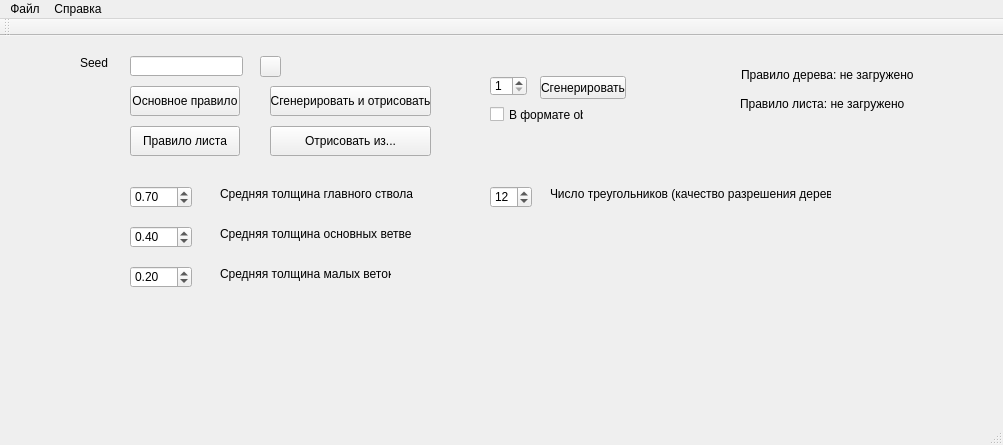
<?xml version="1.0" encoding="UTF-8"?>
<ui version="4.0">
 <class>MainWindow</class>
 <widget class="QMainWindow" name="MainWindow">
  <property name="geometry">
   <rect>
    <x>0</x>
    <y>0</y>
    <width>1003</width>
    <height>445</height>
   </rect>
  </property>
  <property name="sizePolicy">
   <sizepolicy hsizetype="Preferred" vsizetype="Preferred">
    <horstretch>0</horstretch>
    <verstretch>0</verstretch>
   </sizepolicy>
  </property>
  <property name="minimumSize">
   <size>
    <width>1000</width>
    <height>310</height>
   </size>
  </property>
  <property name="windowTitle">
   <string>MainWindow</string>
  </property>
  <widget class="QWidget" name="centralWidget">
   <widget class="QPushButton" name="pushButton_mainRule">
    <property name="geometry">
     <rect>
      <x>130</x>
      <y>50</y>
      <width>110</width>
      <height>30</height>
     </rect>
    </property>
    <property name="text">
     <string>Основное правило</string>
    </property>
   </widget>
   <widget class="QPushButton" name="pushButton_draw">
    <property name="geometry">
     <rect>
      <x>270</x>
      <y>50</y>
      <width>161</width>
      <height>30</height>
     </rect>
    </property>
    <property name="text">
     <string>Сгенерировать и отрисовать</string>
    </property>
   </widget>
   <widget class="QPushButton" name="pushButton_leafRule">
    <property name="geometry">
     <rect>
      <x>130</x>
      <y>90</y>
      <width>110</width>
      <height>30</height>
     </rect>
    </property>
    <property name="text">
     <string>Правило листа</string>
    </property>
   </widget>
   <widget class="QPushButton" name="pushButton_draw_2">
    <property name="geometry">
     <rect>
      <x>270</x>
      <y>90</y>
      <width>161</width>
      <height>30</height>
     </rect>
    </property>
    <property name="text">
     <string>Отрисовать из...</string>
    </property>
   </widget>
   <widget class="QLineEdit" name="lineEdit_seed">
    <property name="geometry">
     <rect>
      <x>130</x>
      <y>20</y>
      <width>113</width>
      <height>20</height>
     </rect>
    </property>
    <property name="inputMethodHints">
     <set>Qt::ImhDigitsOnly</set>
    </property>
   </widget>
   <widget class="QLabel" name="label_seed">
    <property name="geometry">
     <rect>
      <x>80</x>
      <y>20</y>
      <width>47</width>
      <height>13</height>
     </rect>
    </property>
    <property name="text">
     <string>Seed</string>
    </property>
   </widget>
   <widget class="QPushButton" name="pushButton_seed">
    <property name="geometry">
     <rect>
      <x>260</x>
      <y>20</y>
      <width>21</width>
      <height>21</height>
     </rect>
    </property>
    <property name="text">
     <string/>
    </property>
   </widget>
   <widget class="QLabel" name="label_ruleTree">
    <property name="geometry">
     <rect>
      <x>741</x>
      <y>31</y>
      <width>251</width>
      <height>16</height>
     </rect>
    </property>
    <property name="text">
     <string>Правило дерева: не загружено</string>
    </property>
   </widget>
   <widget class="QLabel" name="label_ruleLeaf">
    <property name="geometry">
     <rect>
      <x>740</x>
      <y>60</y>
      <width>251</width>
      <height>16</height>
     </rect>
    </property>
    <property name="text">
     <string>Правило листа: не загружено</string>
    </property>
   </widget>
   <widget class="QLabel" name="label_isWork">
    <property name="geometry">
     <rect>
      <x>740</x>
      <y>90</y>
      <width>450</width>
      <height>16</height>
     </rect>
    </property>
    <property name="text">
     <string/>
    </property>
   </widget>
   <widget class="QDoubleSpinBox" name="doubleSpinBox_thicknessT">
    <property name="geometry">
     <rect>
      <x>130</x>
      <y>150</y>
      <width>62</width>
      <height>22</height>
     </rect>
    </property>
    <property name="maximum">
     <double>10.000000000000000</double>
    </property>
    <property name="singleStep">
     <double>0.100000000000000</double>
    </property>
    <property name="value">
     <double>0.700000000000000</double>
    </property>
   </widget>
   <widget class="QDoubleSpinBox" name="doubleSpinBox_thicknessB">
    <property name="geometry">
     <rect>
      <x>130</x>
      <y>190</y>
      <width>62</width>
      <height>22</height>
     </rect>
    </property>
    <property name="maximum">
     <double>10.000000000000000</double>
    </property>
    <property name="singleStep">
     <double>0.100000000000000</double>
    </property>
    <property name="value">
     <double>0.400000000000000</double>
    </property>
   </widget>
   <widget class="QDoubleSpinBox" name="doubleSpinBox_thicknessS">
    <property name="geometry">
     <rect>
      <x>130</x>
      <y>230</y>
      <width>62</width>
      <height>22</height>
     </rect>
    </property>
    <property name="maximum">
     <double>10.000000000000000</double>
    </property>
    <property name="singleStep">
     <double>0.100000000000000</double>
    </property>
    <property name="value">
     <double>0.200000000000000</double>
    </property>
   </widget>
   <widget class="QLabel" name="label_thicknessT">
    <property name="geometry">
     <rect>
      <x>220</x>
      <y>150</y>
      <width>201</width>
      <height>16</height>
     </rect>
    </property>
    <property name="text">
     <string>Средняя толщина главного ствола</string>
    </property>
   </widget>
   <widget class="QLabel" name="label_thicknessB">
    <property name="geometry">
     <rect>
      <x>220</x>
      <y>190</y>
      <width>191</width>
      <height>16</height>
     </rect>
    </property>
    <property name="text">
     <string>Средняя толщина основных ветвей</string>
    </property>
   </widget>
   <widget class="QLabel" name="label_thicknessS">
    <property name="geometry">
     <rect>
      <x>220</x>
      <y>230</y>
      <width>171</width>
      <height>16</height>
     </rect>
    </property>
    <property name="text">
     <string>Средняя толщина малых веток</string>
    </property>
   </widget>
   <widget class="QSpinBox" name="spinBox_quality">
    <property name="geometry">
     <rect>
      <x>490</x>
      <y>150</y>
      <width>42</width>
      <height>22</height>
     </rect>
    </property>
    <property name="minimum">
     <number>4</number>
    </property>
    <property name="maximum">
     <number>50</number>
    </property>
    <property name="value">
     <number>12</number>
    </property>
   </widget>
   <widget class="QLabel" name="label_quality">
    <property name="geometry">
     <rect>
      <x>550</x>
      <y>150</y>
      <width>281</width>
      <height>16</height>
     </rect>
    </property>
    <property name="text">
     <string>Число треугольников (качество разрешения дерева)</string>
    </property>
   </widget>
   <widget class="QCheckBox" name="checkBox">
    <property name="geometry">
     <rect>
      <x>490</x>
      <y>70</y>
      <width>94</width>
      <height>17</height>
     </rect>
    </property>
    <property name="text">
     <string>В формате obj</string>
    </property>
   </widget>
   <widget class="QPushButton" name="pushButton_generate">
    <property name="geometry">
     <rect>
      <x>540</x>
      <y>40</y>
      <width>86</width>
      <height>23</height>
     </rect>
    </property>
    <property name="text">
     <string>Сгенерировать</string>
    </property>
   </widget>
   <widget class="QSpinBox" name="spinBox">
    <property name="geometry">
     <rect>
      <x>490</x>
      <y>40</y>
      <width>37</width>
      <height>20</height>
     </rect>
    </property>
    <property name="minimum">
     <number>1</number>
    </property>
   </widget>
  </widget>
  <widget class="QMenuBar" name="menuBar">
   <property name="geometry">
    <rect>
     <x>0</x>
     <y>0</y>
     <width>1003</width>
     <height>21</height>
    </rect>
   </property>
   <widget class="QMenu" name="menu">
    <property name="title">
     <string>Файл</string>
    </property>
    <addaction name="action_Open"/>
    <addaction name="action_OpenLeaf"/>
   </widget>
   <widget class="QMenu" name="menu_2">
    <property name="title">
     <string>Справка</string>
    </property>
    <addaction name="action_help"/>
   </widget>
   <addaction name="menu"/>
   <addaction name="menu_2"/>
  </widget>
  <widget class="QToolBar" name="mainToolBar">
   <attribute name="toolBarArea">
    <enum>TopToolBarArea</enum>
   </attribute>
   <attribute name="toolBarBreak">
    <bool>false</bool>
   </attribute>
  </widget>
  <widget class="QStatusBar" name="statusBar"/>
  <action name="action_Open">
   <property name="text">
    <string>Загрузить основное правило</string>
   </property>
  </action>
  <action name="action_OpenLeaf">
   <property name="text">
    <string>Загрузить правило листа</string>
   </property>
  </action>
  <action name="action_help">
   <property name="text">
    <string>Просмотреть справку</string>
   </property>
  </action>
 </widget>
 <layoutdefault spacing="6" margin="11"/>
 <resources/>
 <connections/>
</ui>
